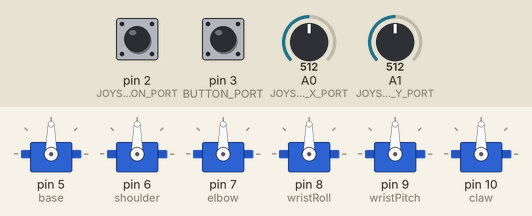
Recording of a sketch running on a simulated Arduino Uno, built with avr-gcc and run on an emulated ATmega328P. On the bench: 6 × servo. The inputs (shaded band) are chosen by the test bench; at power-on: A0 (JOYSTICK_X_PORT) = 512, A1 (JOYSTICK_Y_PORT) = 512, pin 2 (JOYSTICK_BUTTON_PORT) HIGH, pin 3 (BUTTON_PORT) LOW.

Above: at 1.2 s.
1.3 s: A0 (JOYSTICK_X_PORT) set to 605
2.8 s: A0 (JOYSTICK_X_PORT) set to 630
At 3.38 s:
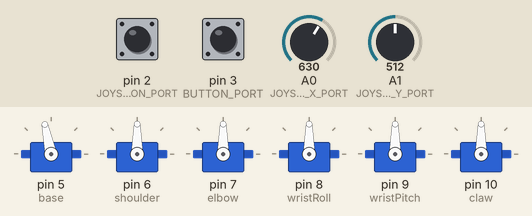
At 4.29 s:
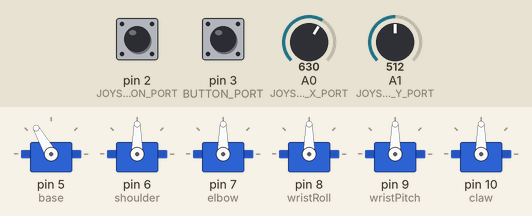
5.8 s: A1 (JOYSTICK_Y_PORT) set to 604
8.8 s: A1 (JOYSTICK_Y_PORT) set to 630
At 8.99 s:
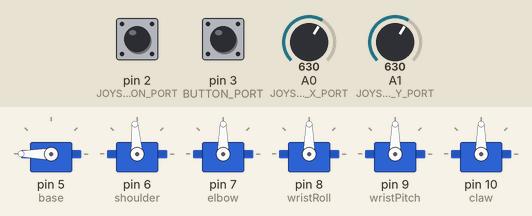
11.8 s: pin 2 (JOYSTICK_BUTTON_PORT) pulled LOW for 0.15 s
14.8 s: pin 3 (BUTTON_PORT) pulled HIGH for 0.15 s
At 20.1 s:
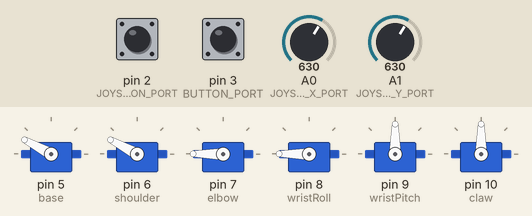
Timing chart, 0 to 21.0 s (numbered marks = the images above; inputs shaded):
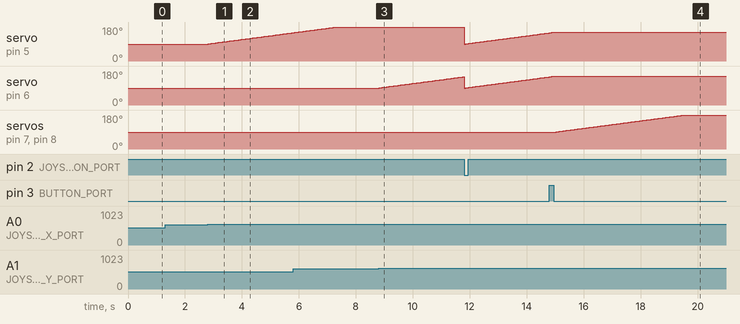

Measured:
- the behaviour switches between 613 and 614 on A0 (JOYSTICK_X_PORT) (found by bisection; images 0 and 1)
- the behaviour switches between 613 and 614 on A1 (JOYSTICK_Y_PORT) (found by bisection; images 2 and 3)
- after the input at 1.3 s, every drawn part: stays the same
- after the input at 2.8 s, servo on pin 5 (base): moves from 90° to 150° over 3.0 s, starting at once
- after the input at 8.8 s, servo on pin 6 (shoulder): moves from 90° to 149° over 2.9 s, starting at once
- after the input at 14.8 s, servo on pin 5 (base), servo on pin 6 (shoulder): goes on until 14.9 s, then stays 152°; servo on pin 7 (elbow), servo on pin 8 (wristRoll): moves from 90° to 180° over 4.5 s, starting after 0.24 s

The sketch:

Robot_Arm_Code.ino
```cpp
/*
  6-Axis Arduino Robot Arm V1.0
  Jonathan Zhou

  Controlled by a single 2-axis joystick and three modes
  First mode - base and shoulder
  Second mode - elbow and wristRoll
  Third mode - wristPitch and claw

  Future Changes:
  - Make better controls (add another joystick)
  - Make Bluetooth controller
  - Make macros for common tasks (reset to default position)
  - webApp integration


  A button changes inbetween the modes
*/


#include <SoftwareSerial.h>
#include <Servo.h>

//defining servos and constants
Servo base;
Servo shoulder;
Servo elbow;
Servo wristRoll;
Servo wristPitch;
Servo claw;
// joystick
const int JOYSTICK_X_PORT = A0; // x axis analog input port
const int JOYSTICK_Y_PORT = A1; // y axis analog input port
const int JOYSTICK_BUTTON_PORT = 2;
const int BUTTON_PORT = 3;
const int BUTTON_S_UP_PORT = 12;
const int BUTTON_S_DOWN_PORT = 13;


int xPosition = 0;
int yPosition = 0;

// servo control
 //mapped x and y values (0,180)
int mapX = 0;
int mapY = 0;

int index = 0; // index for switching between modes
int buttonState = 0;
int bUState = 0;
int bDState = 0;
int joystickState = 0;
double speedRatio = 0.0;
bool bUPressing = false;
bool bDPressing = false;
bool pressing = false;
bool joystickPressing = false;

//arrays containing the x and y values for each mode
int xa[3] = {90,90,90};
int ya[3] = {90,90,90};

const int JOYSTICK_DEADZONE = 20;
const int JOYSTICK_MID_VALUE = 512;
const int JOYSTICK_MAX_VALUE = 1023;
const int JOYSTICK_RATE = 5; // a higher joystick value means the joystick is more sensitive
void setup() {

  Serial.begin(9600);

  //Joystick
  pinMode(JOYSTICK_X_PORT, INPUT);
  pinMode(JOYSTICK_Y_PORT, INPUT);
  pinMode(JOYSTICK_BUTTON_PORT, INPUT_PULLUP);

  //servos
  base.attach(5);
  shoulder.attach(6);
  elbow.attach(7);
  wristRoll.attach(8);
  wristPitch.attach(9);
  claw.attach(10);

  // Robot arm initial positions
  base.write(90);
  shoulder.write(90);
  elbow.write(90);
  wristRoll.write(90);
  wristPitch.write(90);
  claw.write(90);
}

void loop() {
  xPosition = analogRead(JOYSTICK_X_PORT);
  yPosition = analogRead(JOYSTICK_Y_PORT);
  buttonState = digitalRead(BUTTON_PORT);
  joystickState = digitalRead(JOYSTICK_BUTTON_PORT);


  if(abs(JOYSTICK_MID_VALUE - xPosition) > JOYSTICK_DEADZONE) {
    mapX = map(xPosition, 0, JOYSTICK_MAX_VALUE,-JOYSTICK_RATE,JOYSTICK_RATE); // map the value of x from 0 - 1023(JOYSTICK_MAX_VALUE) to +- Joystick rate
    xa[index] += mapX;

    // keep the servo value between 0 and 180
    if(xa[index] > 180)
      xa[index] = 180;
    if (xa[index] < 0)
      xa[index] = 0;
  }

  if(abs(JOYSTICK_MID_VALUE - yPosition) > JOYSTICK_DEADZONE){
  mapY = map(yPosition, 0, JOYSTICK_MAX_VALUE,-JOYSTICK_RATE,JOYSTICK_RATE); // map the value of y from 0 - 1023(JOYSTICK_MAX_VALUE) to +- Joystick rate
  ya[index] += mapY;

  // keep the servo value between 0 and 180
  if(ya[index] > 180)
    ya[index]= 180;
  if(ya[index] < 0)
    ya[index] = 0;

  }

  if(joystickState == HIGH) // reset
    joystickPressing = true;
  if(joystickPressing && joystickState != HIGH)
  {
    xa[0] = xa[1] = xa[2] = 90;
    ya[0] = ya[1] = ya[2] = 90;
    base.write(xa[1]);
    shoulder.write(ya[1]);
    elbow.write(xa[1]);
    wristRoll.write(ya[1]);
    wristPitch.write(xa[1]);
    claw.write(ya[1]);
    joystickPressing = false;
  }

  if(buttonState == HIGH)
    pressing = true;

  if(pressing && buttonState != HIGH) // wait until the button is released to change modes
  {
    index++; // update modes
    pressing = false;
    if(index == 3) // reset to 0 once cycled through 3 modes
      index = 0;
  }


  //move servos
  if(index == 0) {
    base.write(xa[index]);
    shoulder.write(ya[index]);
  }
  else if(index == 1) {
    elbow.write(xa[index]);
    wristRoll.write(ya[index]);
  }
  else {
    wristPitch.write(xa[index]);
    claw.write(ya[index]);
  }

  delay(50);
}
```
